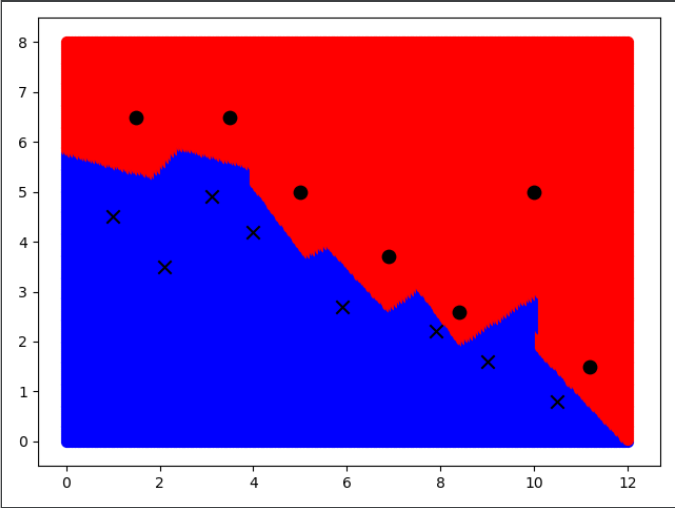

The script that drew this image:
import numpy as np
import matplotlib.pyplot as plt
import pandas as pd

data = pd.read_csv('15points.csv', header=None, names=['x1', 'x2', 'y'])
data_x = data.iloc[:, :2].values
data_y = data['y'].values.reshape(-1, 1)
x = np.linspace(0, 12, 200)
y = np.linspace(0, 8, 200)


# 定义欧式距离
def euclidean_distance(d1, d2):
    dist = np.sqrt(np.sum(np.power((d1 - d2), 2)))
    return dist

# 定义KNN
def KNN(x1, y1):
    coord = np.array([x1, y1])
    arr_dist = np.zeros((data_x.shape[0], 2))
    for i in range(data_x.shape[0]):
        dist = euclidean_distance(coord, data_x[i])
        arr_dist[i, :] = dist, data_y[i]
    arr_dist_df = pd.DataFrame(data=arr_dist, columns=['distance', 'target'])
    arr_sort = arr_dist_df.sort_values(by='distance')['target'].head(1).value_counts()
    sort_value = arr_sort.index[0]
    return sort_value


# 计算平面内每个点的最近邻，将每个点画出来，形成决策边界
for elementx in x:
    for elementy in y:
        sort_value = KNN(elementx, elementy)
        if sort_value == 1:
            plt.scatter(elementx, elementy, s=50, color='r')
        else:
            plt.scatter(elementx, elementy, s=50, color='b')

plt.scatter(data_x[:, 0:1][data_y == 1], data_x[:, 1:][data_y == 1], s=80, marker='o', color='black')
plt.scatter(data_x[:, 0:1][data_y == -1], data_x[:, 1:][data_y == -1], s=80, marker='x', color='black')
plt.show()
